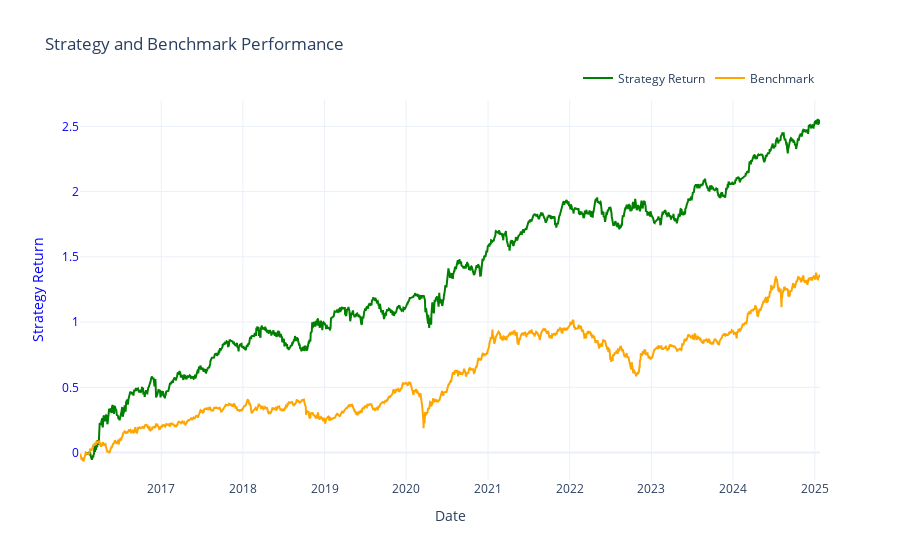

Source (notebook cell):
### Code cell
def easy_breakout(df, beck, top_n=1, type_="AE21"):
   
    tdf = df[df['fund_type'] == type_].pivot(values='nav', index='da', columns='code')  
    tdf = tdf.ffill().fillna(0)
    
    pct_change = tdf.pct_change()
    pct_change[(pct_change > 0.1) | (pct_change < -0.1)] = 0 
   
    holdings = []
    cumulative_returns = pd.DataFrame(index=tdf.index)  

   
    for i in range(1, len(tdf)):
        cumulative_returns = cumulative_returns.shift(1).fillna(0) + pct_change
        best_stocks = cumulative_returns.iloc[i].nlargest(top_n).index 
        holdings.append(list(best_stocks)) 
    
    i = 20
    pct_change = pct_change.shift(i)
    pct_change['Best_Holding'] = [None] + holdings
    holds = ""
    holdings_dict = {}
    
    for index, row in pct_change[['Best_Holding']].iterrows():
        if row['Best_Holding'] == None: continue
        current_holdings = set(row['Best_Holding']) 
        if holds != current_holdings:
            holdings_dict[index] = current_holdings 
            holds = current_holdings

    pct_change = pct_change.iloc[2+i:, :]
    
        
    pct_change['ret'] = pct_change.apply(lambda row: row[row['Best_Holding']].mean(), axis=1)
    
   
    fig = go.Figure()
   
    fig.add_trace(go.Scatter(
        x=pct_change.index,
        y=pct_change['ret'].cumsum(),
        mode="lines",
        line=dict(color="green"),
        yaxis="y1",
        name="Strategy Return"
    ))

   
    beck = beck.loc[:].pct_change().cumsum()
    beck.columns = ['pct_change']
    fig.add_trace(go.Scatter(
        x=beck.index,
        y=beck["pct_change"],
        name="Benchmark",
        mode="lines",
        line=dict(color="orange"),
        yaxis="y1"
    ))
    
   
    fig.update_layout(
        title="Strategy and Benchmark Performance",
        xaxis=dict(title="Date"),
        yaxis=dict(
            title="Strategy Return",
            titlefont=dict(color="blue"),
            tickfont=dict(color="blue"),
        ),
        yaxis2=dict(
            title="Benchmark",
            titlefont=dict(color="orange"),
            tickfont=dict(color="orange"),
            overlaying="y", 
            side="right" 
        ),
        legend=dict(orientation="h", yanchor="bottom", y=1.02, xanchor="right", x=1),
        template="plotly_white"
    )

    fig.show()
    return holdings_dict


config = {
    "host": "10.188.200.16",
    "dbname": "tw",
    "user": "jimmy",
    "password": "123123"
}
conn = psycopg2.connect(**config)
cursor = conn.cursor()

sqlStr = """
select da, cl from price where code = '0050 TT Equity' and da >= '2016-01-01'
order by da asc;
"""
cursor.execute(sqlStr)
conn.commit()
res = cursor.fetchall()
beck = pd.DataFrame(res, columns=['da', 'cl'])
beck.set_index('da', inplace=True)
holdings_dict = easy_breakout(df, beck, top_n=3, type_='AA2')

### Figure 1 — Plotly figure (JSON) as saved in the notebook; plotly's stock layout.template omitted (floating-point values rounded to 4 significant figures; data arrays with more than 128 entries replaced by an {"elided": "..."} marker saying what was removed)
{"data": [{"line": {"color": "green"}, "mode": "lines", "name": "Strategy Return", "type": "scatter", "x": {"elided": "2190 str values"}, "y": {"elided": "2190 float values"}, "yaxis": "y"}, {"line": {"color": "orange"}, "mode": "lines", "name": "Benchmark", "type": "scatter", "x": {"elided": "2210 str values"}, "y": {"elided": "2210 float values"}, "yaxis": "y"}], "layout": {"legend": {"orientation": "h", "x": 1, "xanchor": "right", "y": 1.02, "yanchor": "bottom"}, "title": {"text": "Strategy and Benchmark Performance"}, "xaxis": {"title": {"text": "Date"}}, "yaxis": {"tickfont": {"color": "blue"}, "title": {"font": {"color": "blue"}, "text": "Strategy Return"}}, "yaxis2": {"overlaying": "y", "side": "right", "tickfont": {"color": "orange"}, "title": {"font": {"color": "orange"}, "text": "Benchmark"}}}}
